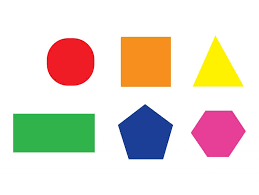
#> input picture DetectShapes/shapes_pic2.png, 259 x 195 px, given in place of frame106.jpg, which was not available
$ jupyter execute --allow-errors ReadFilesFromDirectoryAndPlotScreen.ipynb
#> lines starting #> are read from the running program, lines starting #| are printed output that depends on the picture; after the words box and inside, x2 and y2 are one past the last pixel; in counts of white or black regions, pixels touching at a corner belong together; pictures that were not available may be replaced by others from this repository, and a replacement may not be noted
[cell 1]
from os import listdir
from os.path import isfile, join
from os.path import exists
import cv2
import matplotlib.pyplot as plt
import matplotlib.colors as mc
import webcolors
from PIL import Image
import pytesseract

[cell 2]
mypath = r"C:\Users\davidra\Desktop\NINJA_RAFAEL\Ninja2-master\Simon_Resources\pics_from_tello_pov"

onlyfiles = [f for f in listdir(mypath) if isfile(join(mypath, f))]
print(onlyfiles)

[cell 3]

def PlotCv2ImageWithPlt(image, name = "no name"):
    RGB_img = cv2.cvtColor(image, cv2.COLOR_BGR2RGB)
    plt.imshow(RGB_img, interpolation='none')
    plt.title(name)
    plt.show()

# [28 lines left out: functions ReadFileFun, GetColorName, not called in this run]


def CompareMainColorDistance(cropped_image , rgb_triplet):
    tuple(img[int(yc+h/2), int(xc+w/2)])


# [43 lines left out: functions get_dominant_color, get_dominant_color2, DistanceBetweenTwoTuples, not called in this run]

[cell 4]
path_to_file = mypath + r"/" +str(onlyfiles[0])
file_exists = exists(path_to_file)
print(file_exists)

[cell 5]
finished = False
frame_count = 0
maxcountt = 42
maxcount = min(maxcountt, len(onlyfiles) -1)
while not finished and frame_count+1 < maxcount:
    frame_name = r"\frame" + str(frame_count) + ".jpg"
    print(frame_name)
    frame_count += 1
    if exists(mypath + frame_name):
        ReadFileFun(frame_name , mypath)
    else:
        finished = True

[cell 6]
file_full_path = r"C:\Users\davidra\Desktop\NINJA_RAFAEL\Ninja2-master\Simon_Resources\pics_from_tello_pov\frame106.jpg"
img = cv2.imread(file_full_path)
#> img is the input picture: shape (195, 259, 3); mean B, G, R 209.6, 220.8, 230.4
#PlotCv2ImageWithPlt(img, "original image "+ str(file_name))
gray = cv2.cvtColor(img, cv2.COLOR_BGR2GRAY)
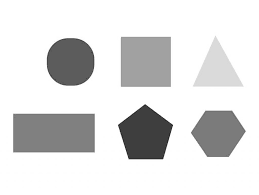
#> gray: shape (195, 259); min 36, max 255, mean 222.4
dst = cv2.Canny(gray, 0, 150)
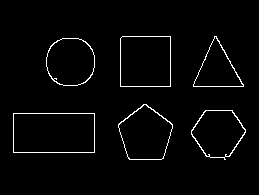
#> dst: shape (195, 259); 2.4% white in thin lines or dots, all inside (x1, y1, x2, y2) = (13, 36, 246, 160)
blured = cv2.blur(dst, (5,5), 0)
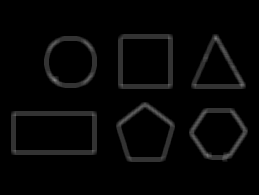
#> blured: shape (195, 259); min 0, max 133, mean 6.1
MIN_CONTOUR_AREA=800 # 1200
img_thresh = cv2.adaptiveThreshold(blured, 255, cv2.ADAPTIVE_THRESH_GAUSSIAN_C, cv2.THRESH_BINARY_INV, 11, 2)
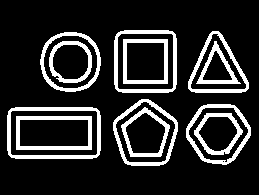
#> img_thresh: shape (195, 259); 16.6% white; 12 white regions
Contours,imgContours = cv2.findContours(img_thresh, cv2.RETR_EXTERNAL, cv2.CHAIN_APPROX_NONE)
#> Contours = 6 contours; box (x1, y1, x2, y2) and area: (7, 107, 101, 159) 4669, (114, 30, 177, 93) 3760, (113, 99, 178, 166) 3217, (186, 104, 251, 165) 2894, (40, 32, 101, 92) 2865, (188, 31, 249, 93) 2339; imgContours = [[1, -1, -1, -1], [2, 0, -1, -1], [3, 1, -1, -1], [4, 2, -1, -1], [5, 3, -1, -1], [-1, 4, -1, -1]]
i = 0;
print(f"number of detected contours is: {len(Contours)}")
#| number of detected contours is: 6
for contour in Contours:
    (xc,yc,w,h) = cv2.boundingRect(contour)

    if (w > 200) and (h >200) and (yc > 1) and (xc > 1) and (1.8*h>w>1.3*h) and (xc + w < 1279) and (yc +h < 719):
        i += 1
        print (f"xc {xc}, yc {yc}, w {w}, h {h}")
        cropped_image = img[yc:yc+h,xc:xc+w]
        if i==1 :
            bb = (0,0,0,0)
        print(np.abs(xc+yc+w+h-bb[0]-bb[1]-bb[2]-bb[3]))
        if np.abs(xc+yc+w+h-bb[0]-bb[1]-bb[2]-bb[3]) > 150:
            bb = (xc,yc,w,h)
            #color_tuple = get_dominant_color(file_full_path, bb)
            color_tuple = get_dominant_color2(cropped_image, bb)
            #PlotCv2ImageWithPlt(img, "original image ")
            #PlotCv2ImageWithPlt(cropped_image, "screen image")
            print(color_tuple)
            print(GetColorName(color_tuple))
            if DistanceBetweenTwoTuples(color_tuple , (0,0,0)) <= 60:
                print("black screen")
                PlotCv2ImageWithPlt(img, "original image ")
                PlotCv2ImageWithPlt(cropped_image, "black screen image")
            if DistanceBetweenTwoTuples(color_tuple , (170,170,170)) <= 60:
                print("silver screen")
                PlotCv2ImageWithPlt(img, "original image ")
                PlotCv2ImageWithPlt(cropped_image, "silver screen image")
            if DistanceBetweenTwoTuples(color_tuple , (200,0,0)) <= 60:
                print("red screen")
                PlotCv2ImageWithPlt(img, "original image ")
                PlotCv2ImageWithPlt(cropped_image, "red screen image")
            if DistanceBetweenTwoTuples(color_tuple , (20,70,20)) <= 60:
                print("green screen")
                PlotCv2ImageWithPlt(img, "original image ")
                PlotCv2ImageWithPlt(cropped_image, "green screen image")
#> this loop made 6 passes
#> (xc, yc, w, h) on passes 1 to 6: (7, 107, 94, 52), (186, 104, 65, 61), (113, 99, 65, 67), (40, 32, 61, 60), (188, 31, 61, 62), (114, 30, 63, 63)
#> after the loop, i = 0

[cell 7]
img.shape
#> Out = (195, 259, 3)

[cell 8]
file_full_path = r"C:\Users\davidra\Desktop\NINJA_RAFAEL\Ninja2-master\Simon_Resources\pics_from_tello_pov\frame158.jpg"
img = cv2.imread(file_full_path)
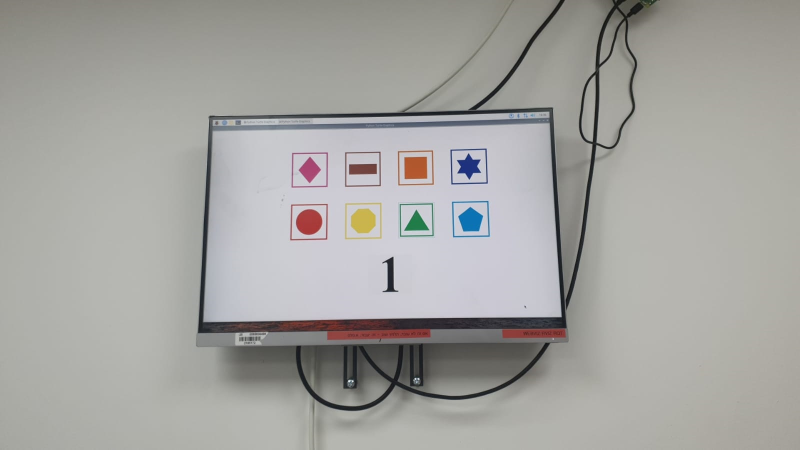
#> input picture DetectShapes/pic_test.jpg, 1599 x 899 px, given in place of frame158.jpg, which was not available (shown at 1/2 size)
#> img is the input picture: shape (899, 1599, 3); mean B, G, R 160.1, 163.4, 164
#PlotCv2ImageWithPlt(img, "original image "+ str(file_name))
gray = cv2.cvtColor(img, cv2.COLOR_BGR2GRAY)
#> gray: shape (899, 1599)
dst = cv2.Canny(gray, 0, 150)
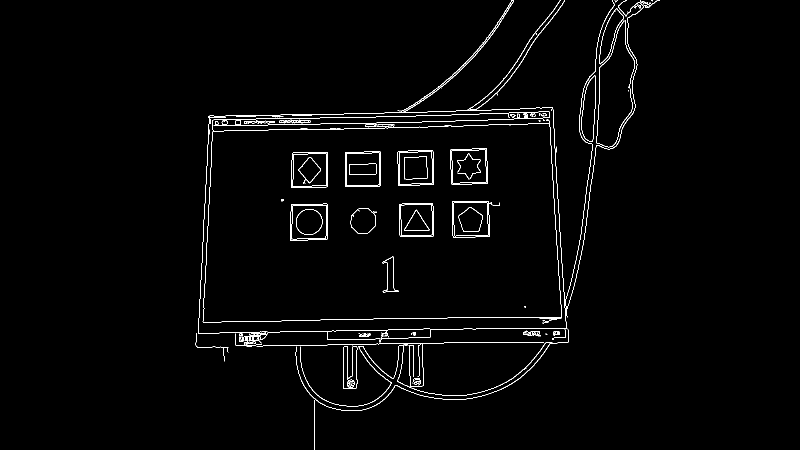
#> dst: shape (899, 1599) (shown at 1/2 size); 1.5% white in thin lines or dots, all inside (x1, y1, x2, y2) = (391, 0, 1320, 899)
blured = cv2.blur(dst, (5,5), 0)
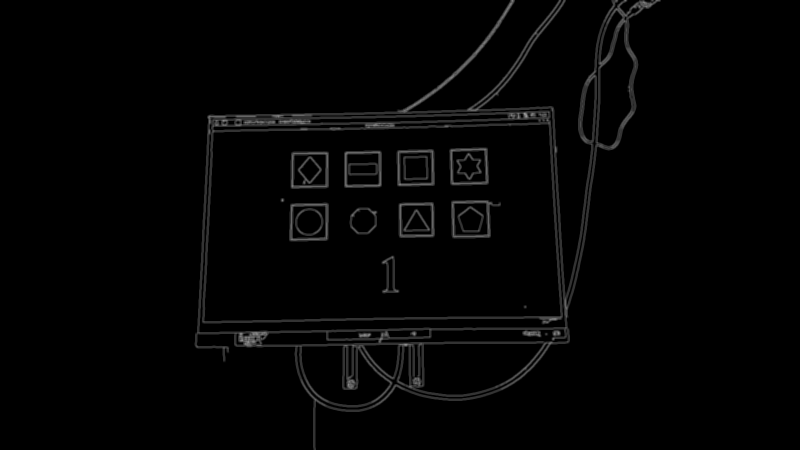
#> blured: shape (899, 1599) (shown at 1/2 size); min 0, max 173, mean 3.9
MIN_CONTOUR_AREA=800 # 1200
img_thresh = cv2.adaptiveThreshold(blured, 255, cv2.ADAPTIVE_THRESH_GAUSSIAN_C, cv2.THRESH_BINARY_INV, 11, 2)
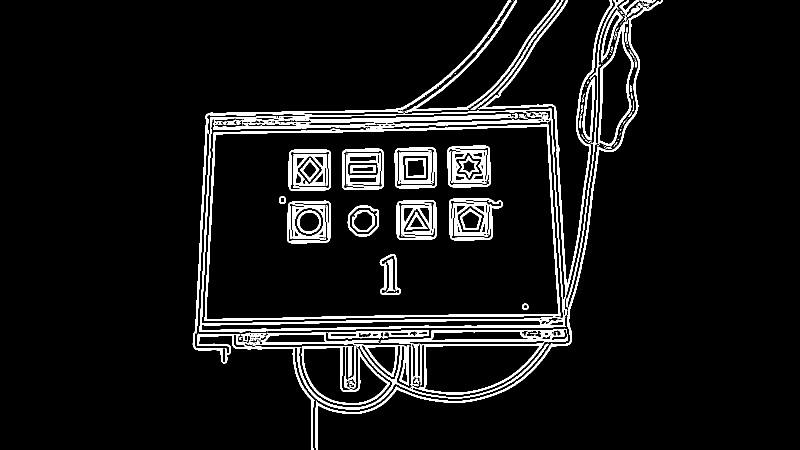
#> img_thresh: shape (899, 1599) (shown at 1/2 size); 7.2% white; 352 white regions (240 under 20 px)
Contours,imgContours = cv2.findContours(img_thresh, cv2.RETR_EXTERNAL, cv2.CHAIN_APPROX_NONE)
#> Contours = 201 contours, 179 with area under 20; largest, box (x1, y1, x2, y2) and area: (399, 217, 1131, 664) 302651, (821, 687, 1088, 789) 18405, (603, 692, 780, 810) 12630, (1196, 44, 1267, 292) 10044, (385, 0, 1098, 899) 8008; imgContours = 201 rows, first 6: [1, -1, -1, -1], [2, 0, -1, -1], [3, 1, -1, -1], [4, 2, -1, -1], [5, 3, -1, -1], [6, 4, -1, -1]
i = 0;
print(f"number of detected contours is: {len(Contours)}")
#| number of detected contours is: 201
#> (the rest of this cell did not finish here and is left out)

[cell 9]
txt_file_full_path = r"C:\Users\davidra\Desktop\NINJA_RAFAEL\Ninja2-master\DetectShapes\image_wit_text.png"
img = cv2.imread(txt_file_full_path)
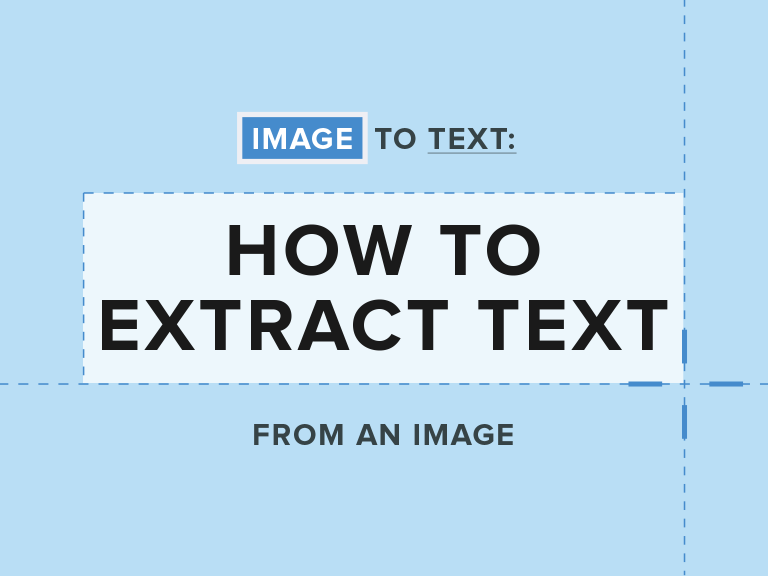
#> input picture DetectShapes/image_wit_text.png, 1536 x 1152 px, found by its file name (shown at 1/2 size)
#> img is the input picture: shape (1152, 1536, 3); mean B, G, R 235.4, 217, 187.3
PlotCv2ImageWithPlt(img)
pytesseract.pytesseract.tesseract_cmd = 'C:\\Program Files\\Tesseract-OCR\\tesseract.exe'
#> (the rest of this cell did not finish here and is left out)
